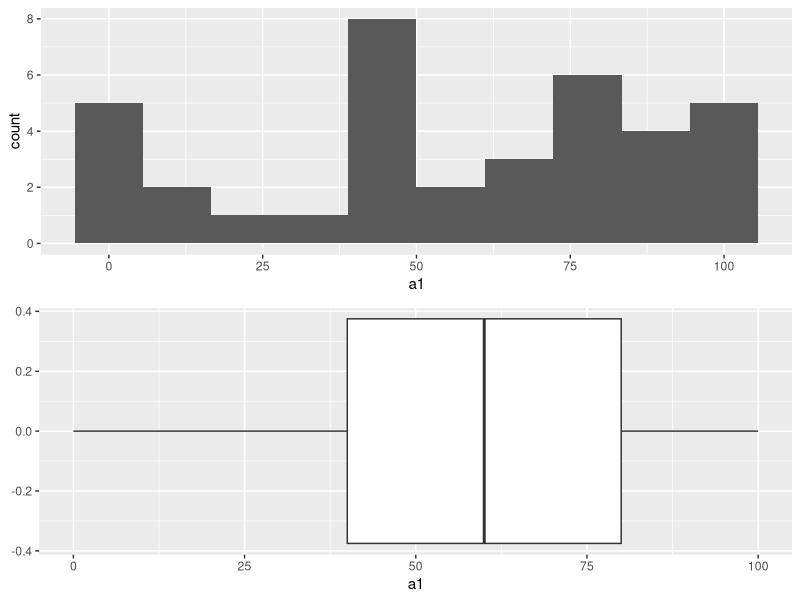
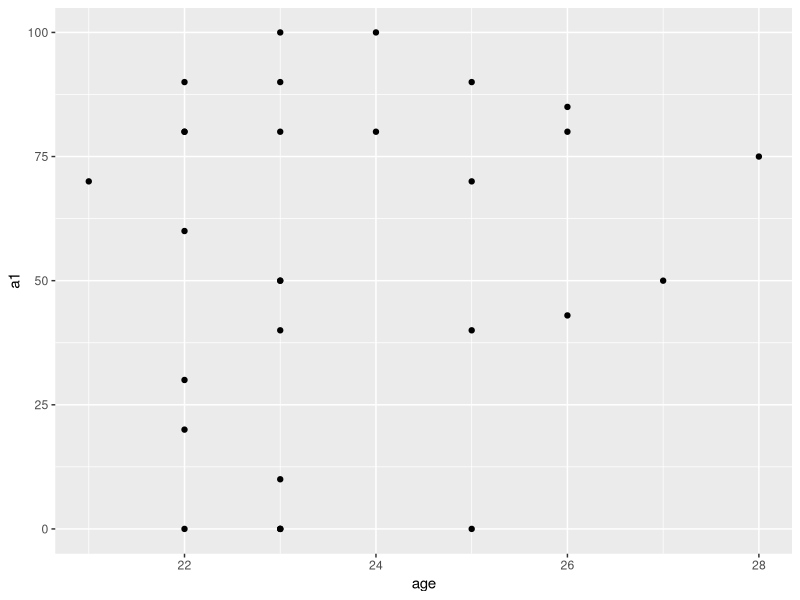

Reproduce these figures in R, in order.
## ---- chunk 1
library(tidyverse)
library(ggpubr)

## ---- chunk 2
ans <- read.delim("answers.csv", sep = ";")
names(ans) <- c("gender", "age", "program", "a1", "a2", "a3")
ans <-
  ans %>% 
  mutate(
    a1 = str_extract(a1, "[:digit:]*") %>% as.numeric(),
    a2 = a2 %>% as.factor(),
    a3 = a3 %>% as.factor()
    ) 
ans
ans %>% summary()
## ---- chunk 3
p1 <- ans %>% 
  ggplot(aes(a1)) +
  geom_histogram(bins=10)
p2 <- ans %>% 
  ggplot(aes(a1)) +
  geom_boxplot() 
ggarrange(p1, p2, nrow=2)

## ---- chunk 4
ans %>% 
  filter(age<30) %>% 
  ggplot(aes(age, a1)) +
  geom_point()
